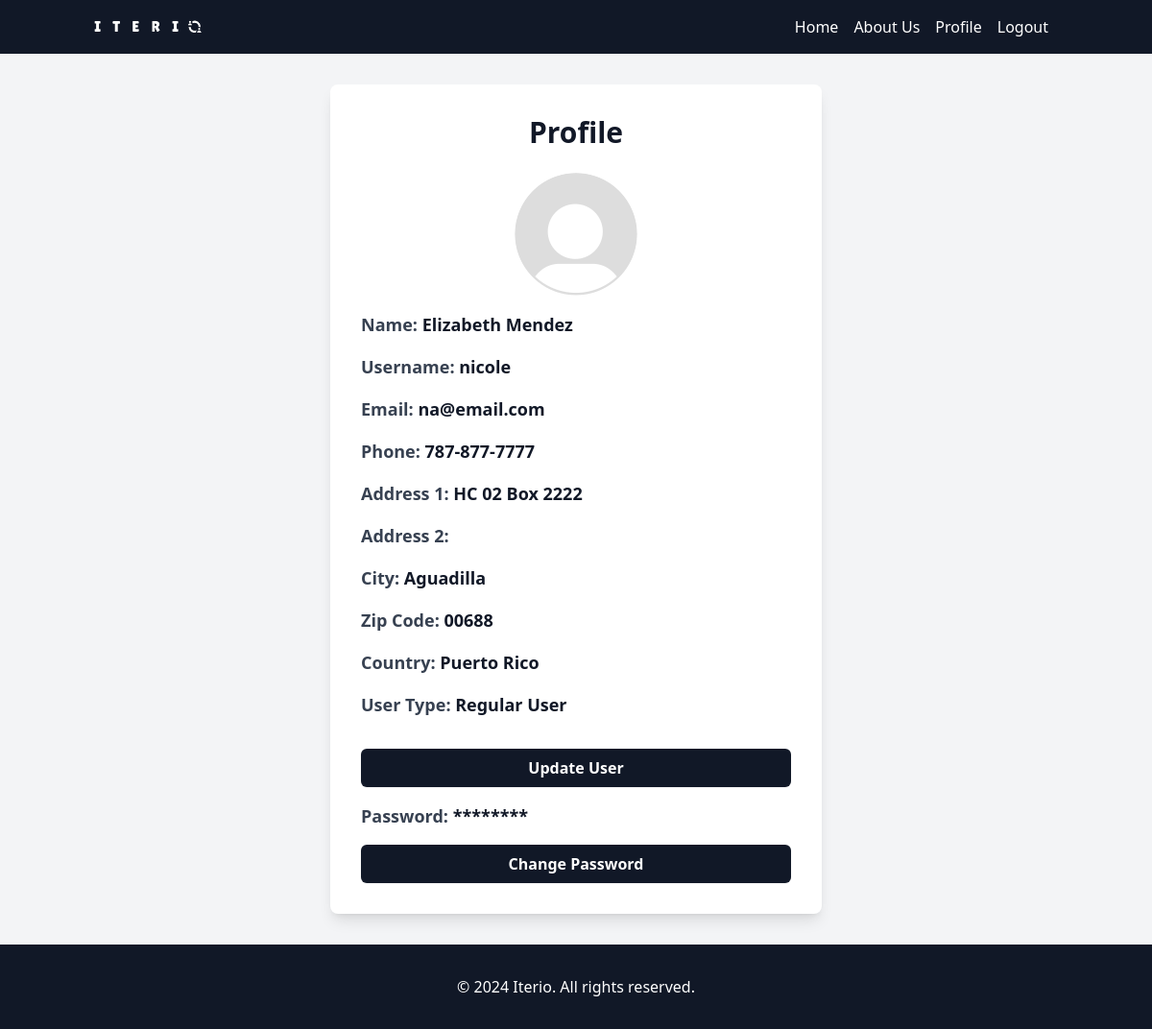
Page /profile/ (signed in) on the earlier database version.
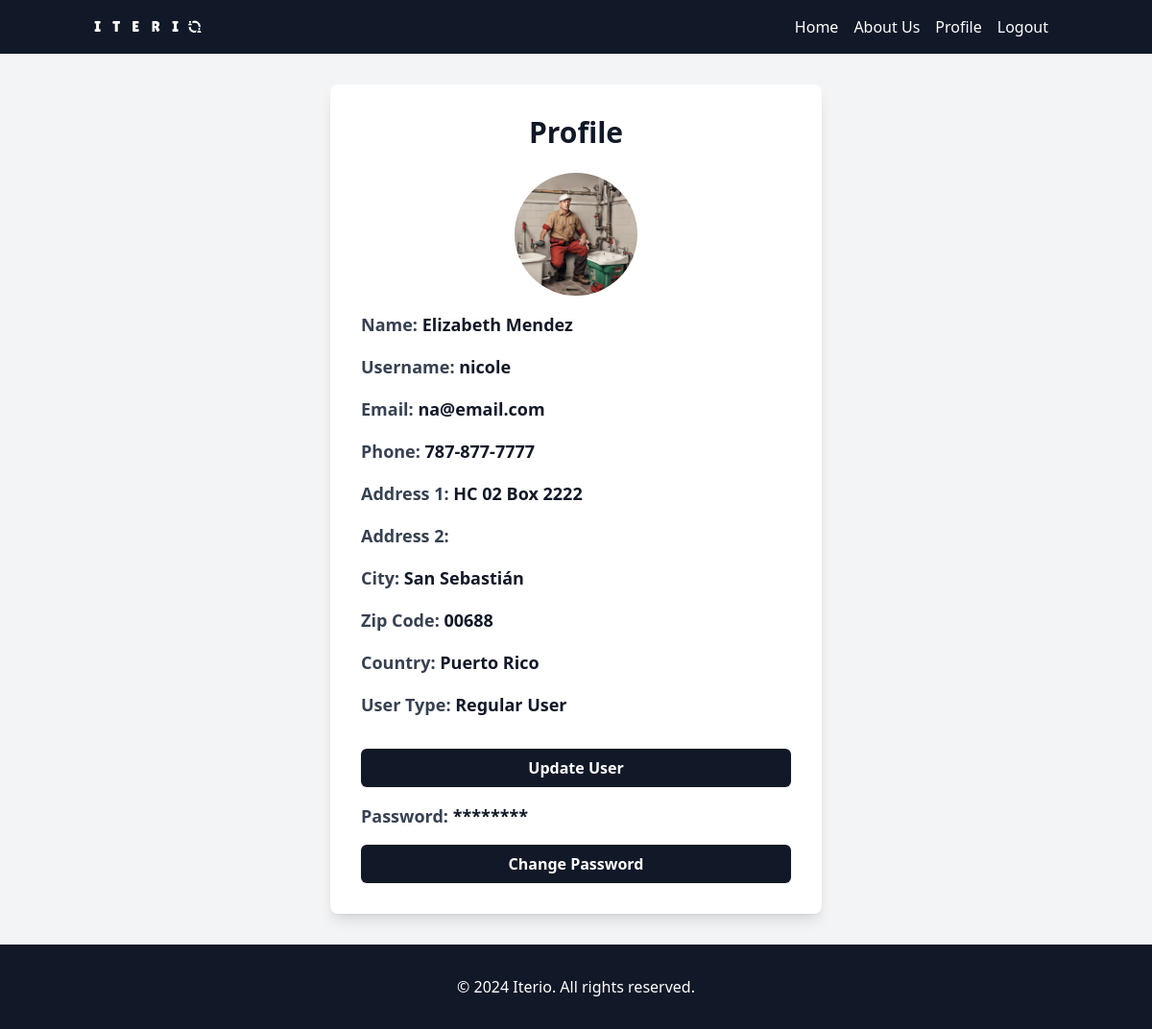
Same page on the later database version.
### iterio_app/models.py (models this page shows, shortened)
class Profile(models.Model):
    USER_CHOICES = [
        ('regular', 'Regular User'),
        ('provider', 'Service Provider'),
    ]
    PR_CITIES = [
        ('Adjuntas', 'Adjuntas'),
        ('Aguada', 'Aguada'),
        ('Aguadilla', 'Aguadilla'),
        ('Aguas Buenas', 'Aguas Buenas'),
        ('Aibonito', 'Aibonito'),
        ('Añasco', 'Añasco'),
        ('Arecibo', 'Arecibo'),
        ('Arroyo', 'Arroyo'),
        ('Barceloneta', 'Barceloneta'),
        ('Barranquitas', 'Barranquitas'),
        ('Bayamón', 'Bayamón'),
        ('Cabo Rojo', 'Cabo Rojo'),
        ('Caguas', 'Caguas'),
        ('Camuy', 'Camuy'),
        ('Canóvanas', 'Canóvanas'),
        ('Carolina', 'Carolina'),
        ('Cataño', 'Cataño'),
        ('Cayey', 'Cayey'),
        ('Ceiba', 'Ceiba'),
        ('Ciales', 'Ciales'),
        ('Cidra', 'Cidra'),
        ('Coamo', 'Coamo'),
        ('Comerío', 'Comerío'),
        ('Corozal', 'Corozal'),
        ('Culebra', 'Culebra'),
        ('Dorado', 'Dorado'),
        ('Fajardo', 'Fajardo'),
        ('Florida', 'Florida'),
        ('Guánica', 'Guánica'),
        ('Guayama', 'Guayama'),
        ('Guayanilla', 'Guayanilla'),
        ('Guaynabo', 'Guaynabo'),
        ('Gurabo', 'Gurabo'),
        ('Hatillo', 'Hatillo'),
        ('Hormigueros', 'Hormigueros'),
        ('Humacao', 'Humacao'),
        ('Isabela', 'Isabela'),
        ('Jayuya', 'Jayuya'),
        ('Juana Díaz', 'Juana Díaz'),
        ('Juncos', 'Juncos'),
        ('Lajas', 'Lajas'),
        ('Lares', 'Lares'),
        ('Las Marías', 'Las Marías'),
        ('Las Piedras', 'Las Piedras'),
        ('Loíza', 'Loíza'),
        ('Luquillo', 'Luquillo'),
        ('Manatí', 'Manatí'),
        ('Maricao', 'Maricao'),
        ('Maunabo', 'Maunabo'),
        ('Mayagüez', 'Mayagüez'),
        ('Moca', 'Moca'),
        ('Morovis', 'Morovis'),
        ('Naguabo', 'Naguabo'),
        ('Naranjito', 'Naranjito'),
        ('Orocovis', 'Orocovis'),
        ('Patillas', 'Patillas'),
        ('Peñuelas', 'Peñuelas'),
        ('Ponce', 'Ponce'),
        ('Quebradillas', 'Quebradillas'),
        ('Rincón', 'Rincón'),
        ('Río Grande', 'Río Grande'),
        ('Sabana Grande', 'Sabana Grande'),
        ('Salinas', 'Salinas'),
        ('San Germán', 'San Germán'),
        ('San Juan', 'San Juan'),
        ('San Lorenzo', 'San Lorenzo'),
        ('San Sebastián', 'San Sebastián'),
        ('Santa Isabel', 'Santa Isabel'),
        ('Toa Alta', 'Toa Alta'),
        ('Toa Baja', 'Toa Baja'),
        ('Trujillo Alto', 'Trujillo Alto'),
        ('Utuado', 'Utuado'),
        ('Vega Alta', 'Vega Alta'),
        ('Vega Baja', 'Vega Baja'),
        ('Vieques', 'Vieques'),
        ('Villalba', 'Villalba'),
        ('Yabucoa', 'Yabucoa'),
        ('Yauco', 'Yauco'),
    ]
    user = models.OneToOneField(User, on_delete=models.CASCADE)
    date_modified = models.DateTimeField(User, auto_now=True)
    phone = models.CharField(max_length=20, blank=True)
    address1 = models.CharField(max_length=200, blank=True)
    address2 = models.CharField(max_length=200, blank=True)
    city = models.CharField(max_length=200, choices=PR_CITIES, blank=True)
    zipcode = models.CharField(max_length=200, blank=True)
    country = models.CharField(max_length=200, blank=True)
    user_type = models.CharField(max_length=20, choices=USER_CHOICES, default='regular')
    profile_picture = models.ImageField(upload_to='profile_pictures', blank=True, null=True)

### iterio_app/views.py (the view)
# urls.py: path('profile/', views.profile, name='profile'),
def profile(request):
    profile = Profile.objects.get(user=request.user)
    return render(request, 'iterio_app/profile.html', {'profile': profile, 'user': request.user})

### iterio_app/templates/iterio_app/profile.html (shortened to what this page needs)
{% extends 'main.html' %}
{% load static %}
{% load static tailwind_tags %}
{% block content %}
<div class="bg-gray-100 min-h-screen flex items-center justify-center">
    <div class="max-w-lg w-full bg-white p-8 rounded-lg shadow-lg">
        <h1 class="text-3xl font-bold text-gray-900 mb-6 text-center">Profile</h1>
        <div class="space-y-4">
            <div class="text-center">
                {% if profile.profile_picture %}
                    <img src="{{ profile.profile_picture.url }}" alt="Profile Picture" class="w-32 h-32 rounded-full mx-auto">
                {% else %}
                    <img src="{% static 'images/default_profile.png' %}" alt="Default Profile Picture" class="w-32 h-32 rounded-full mx-auto">
                {% endif %}
            </div>
            <div>
                <p class="text-lg font-semibold text-gray-700">Name: <span class="text-gray-900">{{ user.first_name }} {{ user.last_name }}</span></p>
            </div>
            <div>
                <p class="text-lg font-semibold text-gray-700">Username: <span class="text-gray-900">{{ user.username }}</span></p>
            </div>
            <div>
                <p class="text-lg font-semibold text-gray-700">Email: <span class="text-gray-900">{{ user.email }}</span></p>
            </div>
            <div>
                <p class="text-lg font-semibold text-gray-700">Phone: <span class="text-gray-900">{{ profile.phone }}</span></p>
            </div>
            <div>
                <p class="text-lg font-semibold text-gray-700">Address 1: <span class="text-gray-900">{{ profile.address1 }}</span></p>
            </div>
            <div>
                <p class="text-lg font-semibold text-gray-700">Address 2: </p>
            </div>
            <div>
                <p class="text-lg font-semibold text-gray-700">City: <span class="text-gray-900">{{ profile.city }}</span></p>
            </div>
            <div>
                <p class="text-lg font-semibold text-gray-700">Zip Code: <span class="text-gray-900">{{ profile.zipcode }}</span></p>
            </div>
            <div>
                <p class="text-lg font-semibold text-gray-700">Country: <span class="text-gray-900">{{ profile.country }}</span></p>
            </div>
            <div>
                <p class="text-lg font-semibold text-gray-700">User Type:
                    <span class="text-gray-900">
                        {% if profile.user_type == 'provider' %}
                            Service Provider
                        {% else %}
                            Regular User
                        {% endif %}
                    </span>
                </p>
            </div>
        </div>
        <div class="mt-8 space-y-4">
            <a href="{% url 'update_user' %}" class="block w-full py-2 px-4 text-center bg-gray-900 text-white font-semibold rounded-md shadow-sm hover:bg-gray-500 focus:outline-none focus:ring-2 focus:ring-offset-2 focus:ring-indigo-500">
                Update User
            </a>
            <p class="text-lg font-semibold text-gray-700">Password: <span class="text-gray-900">********</span></p>
            <a href="{% url 'update_password' %}" class="block w-full py-2 px-4 text-center bg-gray-900 text-white font-semibold rounded-md shadow-sm hover:bg-gray-500 focus:outline-none focus:ring-2 focus:ring-offset-2 focus:ring-red-500">
                Change Password
            </a>
        </div>
    </div>
</div>
{% endblock %}

### templates/main.html (shortened to what this page needs)
<!DOCTYPE html>
{% load static %}
{% load static tailwind_tags %}
<html lang="en">
<head>
    {% tailwind_css %}
</head>
<body class="font-sans text-gray-900 leading-normal antialiased bg-gray-100">
    {% include 'navbar.html' %}
    <div class="container mx-auto px-4 py-8">
        {% block content %}
        {% endblock %}
    </div>
    <footer class="bg-gray-900 text-white py-8">
        <div class="container mx-auto px-4">
            <p class="text-center">&copy; 2024 Iterio. All rights reserved.</p>
        </div>
    </footer>
</body>
</html>

### templates/navbar.html (shortened to what this page needs)
{% load static %}
{% load static tailwind_tags %}
{% tailwind_css %}
<nav class="bg-gray-900 py-1">
    <div class="container mx-auto px-1">
        <div class="flex items-center justify-between">
            <a href="{% url 'home' %}" class="text-white">
                <img src="{% static '/images/iterio-logo3.png' %}" alt="Iterio Logo" class="h-12" />
            </a>
            <ul class="flex items-center space-x-4">
                <li>
                    <a href="{% url 'home' %}" class="text-white hover:text-gray-300">Home</a>
                </li>
                <li>
                    <a href="{% url 'about' %}" class="text-white hover:text-gray-300">About Us</a>
                </li>
                {% if user.is_authenticated %}
                <li>
                    <a href="{% url 'profile' %}" class="text-white hover:text-gray-300">Profile</a>
                </li>
                <li>
                    <a href="{% url 'logout' %}" class="text-white hover:text-gray-300">Logout</a>
                </li>
                {% endif %}
            </ul>
        </div>
    </div>
</nav>

### templates/main.html (style rules this page uses)
html, body { height: 100%; }
body { display: flex; flex-direction: column; }

Differences in the rows shown:
changed Profile "HC 02 Box 2222": profile_picture: picture added; city "Aguadilla" → "San Sebastián"
